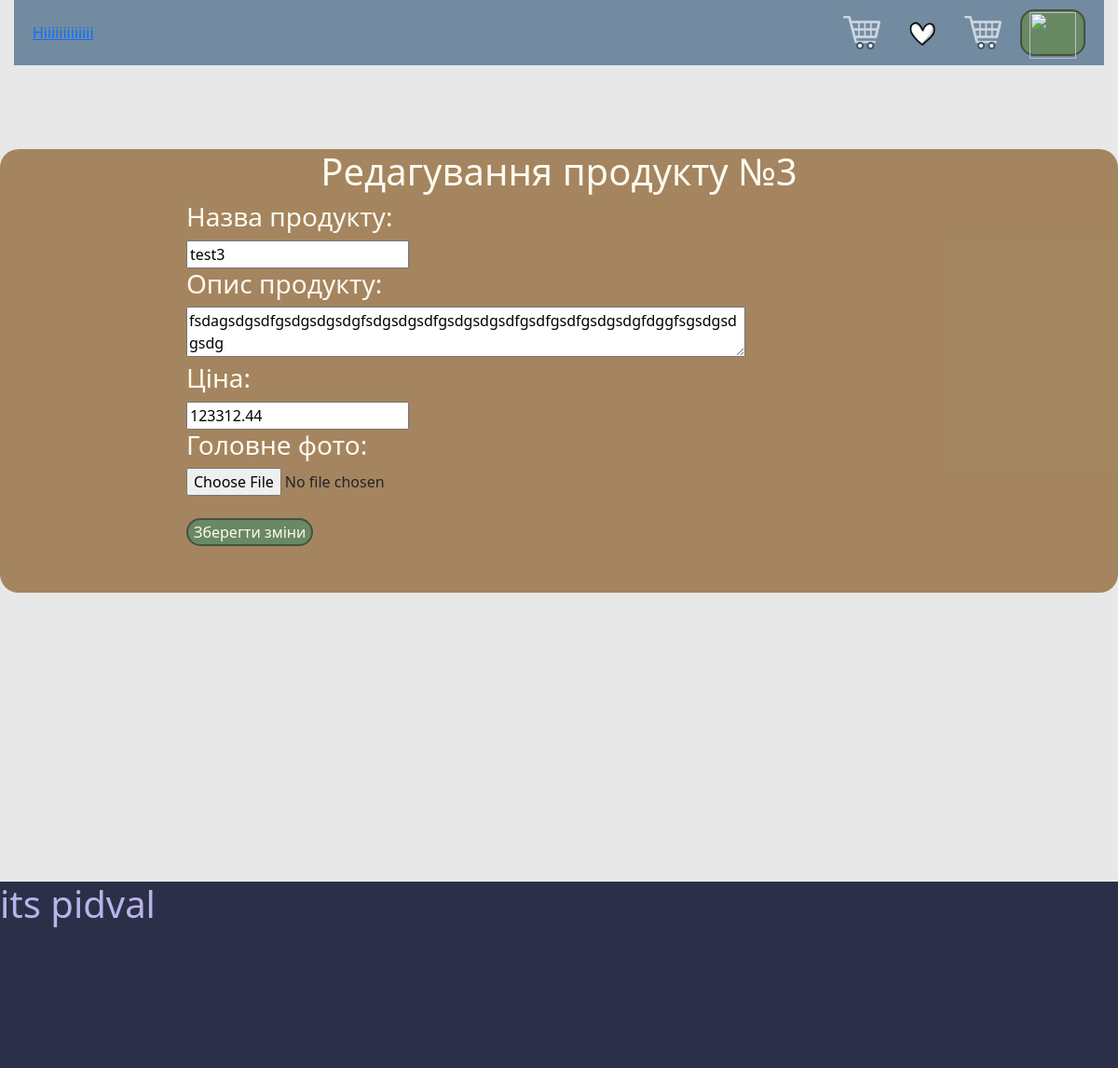
/admin/product/3 (signed in), run on the app's committed database.
### tables this page shows
CREATE TABLE products(id INTEGER PRIMARY KEY AUTOINCREMENT, name_product TEXT, info_for_product TEXT, price REAL, main_img TEXT, dop_img1 TEXT, dop_img2 TEXT);

### admin/admin.py (the view, shortened to what this page needs)
@admin_bp.route('/admin/product/<int:product_id>', methods=['GET', 'POST'])
def details(product_id):
    if session.get('is_admin') is not True:  # Перевірка, чи є в сесії ключ is_admin
        flash('У вас немає прав адміна')
        return redirect(url_for('home.main'))
    product = get_order_details(product_id)
    return render_template('product.html', product=product)

### models.py (called while the page is built)
def get_conect_bd():
    conn = sqlite3.connect('Flask/my_database.sqlite')
    conn.row_factory = sqlite3.Row
    return conn

def get_order_details(item_id):
    conn = get_conect_bd()
    item = conn.execute('SELECT * FROM products WHERE id = ?', (item_id,)).fetchone()
    conn.close()
    return item

### templates/product.html (shortened to what this page needs)
{% extends 'home.html' %}
{% block content %}
    <div class="item">
        <div class="itembg">
            <h1 style="text-align: center;">Редагування продукту №{{product.id}}</h1>
            <div style="margin: 0 auto; max-width: 800px;">
                <form action="{{ url_for('admin_bp.update_product', product_id=product.id) }}" method="POST" enctype="multipart/form-data">
                    <label for="name_product"><h3>Назва продукту:</h3></label><br>
                    <input type="text" name="name_product" value="{{ product.name_product }}"><br>
                    <label for="info_for_product"><h3>Опис продукту:</h3></label><br>
                    <textarea name="info_for_product" id="info_for_product" style="width: 600px;">{{ product.info_for_product }}</textarea><br>
                    <label for="price"><h3>Ціна:</h3></label><br>
                    <input type="text" name="price" value="{{ product.price }}"><br>
                    <label for="file"><h3>Головне фото:</h3></label><br>
                    <input type="file" name="file" id="file"><br><br>
                    <button class="buttonregistr" type="submit">Зберегти зміни</button>
                </form>
            </div>
        </div>
    </div>
{% endblock %}

### static/css/base.css (style rules this page uses)
h1, h2, h3, h4, h5, h6 { color: #FFFAF0; }
.buttonregistr { background-color: #698864; border-radius: 15px; border: 2px solid #0d0d0d6e; color: #FFFAF0; transition: transform 0.2s ease-in-out; }
.item { max-width: 1400px; margin: 10px auto; }
.itembg { background-color: #7d4d10a1; height: auto; padding-bottom: 50px; border-radius: 20px; }

### data on the page
products: id "3", name_product "test3", info_for_product "fsdagsdgsdfgsdgsdgsdgfsdgsdgsdfgsdgsdgsdfgsdfgsdfgsdgsdgfdggfsgsdgsdgsdg", price "123312.44"
